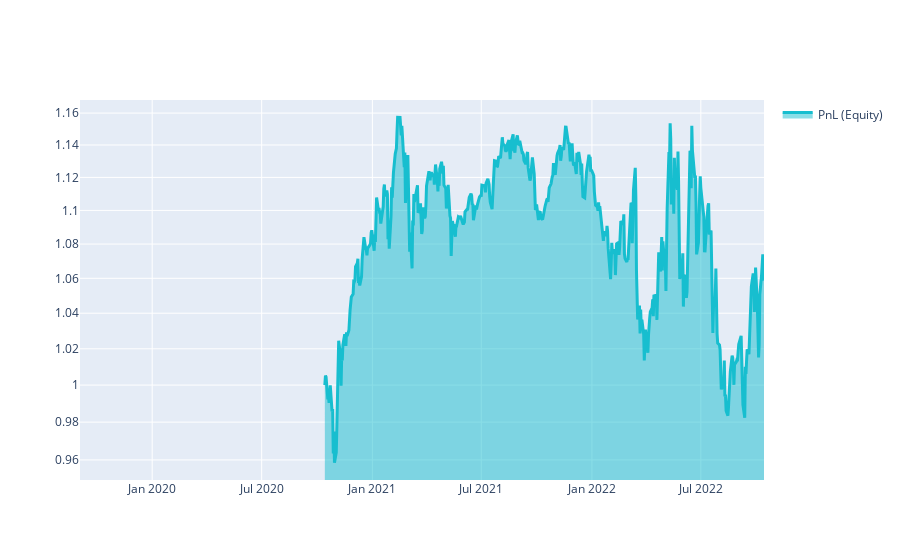

Notebook code for this chart:
### Markdown cell above
# Q18 Quick Start

This template shows you the basic steps for taking part to the **Q18 NASDAQ-100 Stock Long-Short contest**.

### Code cell
import xarray as xr

import qnt.ta as qnta
import qnt.data as qndata
import qnt.output as qnout
import qnt.stats as qns

data = qndata.stocks.load_ndx_data(min_date="2019-09-01")

close     = data.sel(field="close")
is_liquid = data.sel(field="is_liquid")
sma_slow  = qnta.sma(close, 186)
sma_fast  = qnta.sma(close, 12)
weights   = xr.where(sma_slow < sma_fast, 1, -1)
weights   = weights * is_liquid

weights = qnout.clean(weights, data, "stocks_nasdaq100")

# calc stats
stats = qns.calc_stat(data, weights.sel(time=slice("2020-10-14", None)))
display(stats.to_pandas().tail())

# graph
performance = stats.to_pandas()["equity"]
import qnt.graph as qngraph

qngraph.make_plot_filled(performance.index, performance, name="PnL (Equity)", type="log")

### Figure 1 — Plotly figure (JSON) as saved in the notebook; plotly's stock layout.template omitted (floating-point values rounded to 4 significant figures; data arrays with more than 128 entries replaced by an {"elided": "..."} marker saying what was removed)
{"data": [{"fill": "tonexty", "line": {"color": "#17BECF", "width": 3}, "name": "PnL (Equity)", "type": "scatter", "x": {"elided": "787 str values"}, "y": {"elided": "787 float values"}}], "layout": {"autosize": true, "showlegend": true, "xaxis": {"autorange": true, "range": ["2019-09-03", "2022-10-14"], "type": "date"}, "yaxis": {"range": [-0.02249, 0.06756], "type": "log"}}}
